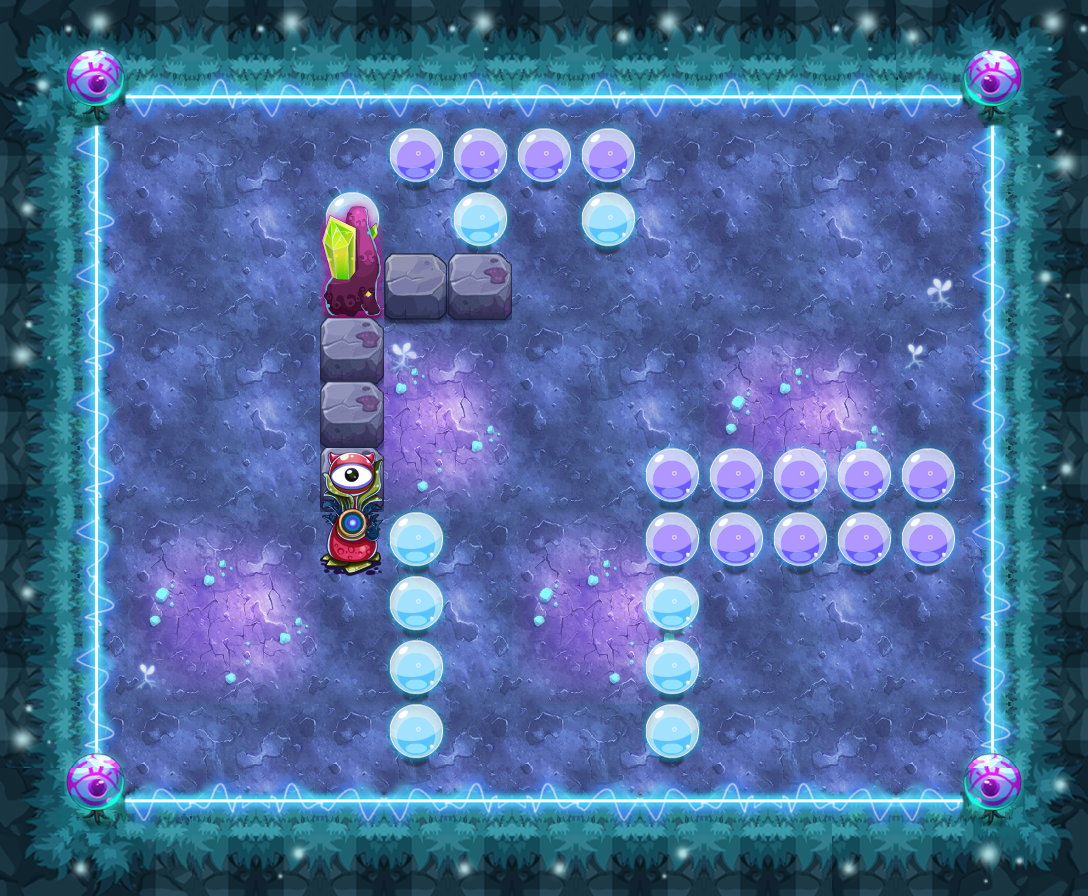

Rendered tile map (Tiled .tmx) drawn with the repository's tilesets; below, a short description and the map source with its tile grids summarised:
An orthogonal 17x14 tile map with 64x64 px tiles, 17 tile layers (PASS, 块层 2, 块层 15, 块层 13, ...) and 16 objects (12x TRAP, 3x wljc2, PLAYER).

<map version="1.0" orientation="orthogonal" width="17" height="14" tilewidth="64" tileheight="64">
 <properties>
  <property name="DESTRY1" value="27" />
  <property name="DESTRY2" value="39" />
  <property name="DESTRY_COUNT" value="2" />
  <property name="EXP" value="1460" />
  <property name="FOG" value="true" />
  <property name="ITEM" value="D058" />
  <property name="LOSE_SCRIPT" value="" />
  <property name="MONEY" value="2190" />
  <property name="START_SCRIPT" value="" />
  <property name="WIN_SCRIPT" value="" />
 </properties>
 <tileset firstgid="1" name="ysmg" tilewidth="64" tileheight="64">
  <image source="ysmg-hd.png" width="960" height="1070" />
 </tileset>
 <layer name="PASS" width="17" height="14">
  <data>[238 cells, 139 non-empty, 10 distinct tile ids]</data>
 </layer>
 <layer name="块层 2" width="17" height="14">
  <data>[238 cells, 238 non-empty, 26 distinct tile ids]</data>
 </layer>
 <layer name="块层 15" width="17" height="14">
  <data>[238 cells, 32 non-empty, 6 distinct tile ids]</data>
 </layer>
 <layer name="块层 13" width="17" height="14">
  <data>[238 cells, 52 non-empty, 6 distinct tile ids]</data>
 </layer>
 <layer name="块层 3" width="17" height="14">
  <data>[238 cells, 9 non-empty, 4 distinct tile ids]</data>
 </layer>
 <layer name="块层 6" width="17" height="14">
  <data>[238 cells, 31 non-empty, 6 distinct tile ids]</data>
 </layer>
 <layer name="SHELTER 11" width="17" height="14">
  <data>[238 cells, 2 non-empty, 1 distinct tile ids]</data>
 </layer>
 <layer name="SHELTER 10" width="17" height="14">
  <data>[238 cells, 2 non-empty, 1 distinct tile ids]</data>
 </layer>
 <layer name="SHELTER 9" width="17" height="14">
  <data>[238 cells, 2 non-empty, 1 distinct tile ids]</data>
 </layer>
 <layer name="SHELTER 8" width="17" height="14">
  <data>[238 cells, 2 non-empty, 1 distinct tile ids]</data>
 </layer>
 <layer name="SHELTER 7" width="17" height="14">
  <data>[238 cells, 7 non-empty, 3 distinct tile ids]</data>
 </layer>
 <layer name="SHELTER 6" width="17" height="14">
  <data>[238 cells, 5 non-empty, 1 distinct tile ids]</data>
 </layer>
 <layer name="SHELTER 5" width="17" height="14">
  <data>[238 cells, 1 non-empty, 1 distinct tile ids]</data>
 </layer>
 <layer name="SHELTER 4" width="17" height="14">
  <data>[238 cells, 1 non-empty, 1 distinct tile ids]</data>
 </layer>
 <layer name="SHELTER 3" width="17" height="14">
  <data>[238 cells, 3 non-empty, 3 distinct tile ids]</data>
 </layer>
 <layer name="SHELTER 2" width="17" height="14">
  <data>[238 cells, 3 non-empty, 1 distinct tile ids]</data>
 </layer>
 <layer name="SHELTER 1" width="17" height="14">
  <data>[238 cells, 4 non-empty, 1 distinct tile ids]</data>
 </layer>
 <objectgroup name="对象层 1" width="34" height="28">
  <object name="PLAYER" type="PLAYER" x="256" y="128" width="64" height="64" />
  <object name="wljc2" x="512" y="576" width="64" height="64">
   <properties>
    <property name="lua_ai" value="monster_wljc_ai" />
    <property name="quality" value="wljc2.quality" />
   </properties>
  </object>
  <object name="fire1" type="TRAP" x="320" y="512" width="64" height="256">
   <properties>
    <property name="trap_id" value="1" />
    <property name="trap_particle" value="trap_fire_down_up_4.plist" />
    <property name="trap_state" value="open" />
   </properties>
  </object>
  <object name="pg1" type="TRAP" x="192" y="448" width="64" height="64">
   <properties>
    <property name="trap_ani" value="poison_ground.actor" />
    <property name="trap_floor" value="true" />
    <property name="trap_script" value="target(&quot;PLAYER&quot;):onDamage(target(&quot;PLAYER&quot;):getHP()*0.1,&quot;TRAP&quot;);" />
    <property name="trap_start_mode" value="0" />
   </properties>
  </object>
  <object name="pg1" type="TRAP" x="192" y="384" width="64" height="64">
   <properties>
    <property name="trap_ani" value="poison_ground.actor" />
    <property name="trap_floor" value="true" />
    <property name="trap_script" value="target(&quot;PLAYER&quot;):onDamage(target(&quot;PLAYER&quot;):getHP()*0.1,&quot;TRAP&quot;);" />
    <property name="trap_start_mode" value="0" />
   </properties>
  </object>
  <object name="pg1" type="TRAP" x="192" y="320" width="64" height="64">
   <properties>
    <property name="trap_ani" value="poison_ground.actor" />
    <property name="trap_floor" value="true" />
    <property name="trap_script" value="target(&quot;PLAYER&quot;):onDamage(target(&quot;PLAYER&quot;):getHP()*0.1,&quot;TRAP&quot;);" />
    <property name="trap_start_mode" value="0" />
   </properties>
  </object>
  <object name="pg1" type="TRAP" x="384" y="192" width="64" height="64">
   <properties>
    <property name="trap_ani" value="poison_ground.actor" />
    <property name="trap_floor" value="true" />
    <property name="trap_script" value="target(&quot;PLAYER&quot;):onDamage(target(&quot;PLAYER&quot;):getHP()*0.1,&quot;TRAP&quot;);" />
    <property name="trap_start_mode" value="0" />
   </properties>
  </object>
  <object name="pg1" type="TRAP" x="512" y="192" width="64" height="64">
   <properties>
    <property name="trap_ani" value="poison_ground.actor" />
    <property name="trap_floor" value="true" />
    <property name="trap_script" value="target(&quot;PLAYER&quot;):onDamage(target(&quot;PLAYER&quot;):getHP()*0.1,&quot;TRAP&quot;);" />
    <property name="trap_start_mode" value="0" />
   </properties>
  </object>
  <object name="pg1" type="TRAP" x="512" y="256" width="64" height="64">
   <properties>
    <property name="trap_ani" value="poison_ground.actor" />
    <property name="trap_floor" value="true" />
    <property name="trap_script" value="target(&quot;PLAYER&quot;):onDamage(target(&quot;PLAYER&quot;):getHP()*0.1,&quot;TRAP&quot;);" />
    <property name="trap_start_mode" value="0" />
   </properties>
  </object>
  <object name="bh1" type="TRAP" x="704" y="320" width="64" height="64">
   <properties>
    <property name="trap_ani" value="black_hole.actor" />
    <property name="trap_floor" value="true" />
    <property name="trap_id" value="2" />
    <property name="trap_sh" value="0.1" />
    <property name="trap_sw" value="0.1" />
   </properties>
  </object>
  <object name="xy1" type="TRAP" x="704" y="320" width="64" height="64">
   <properties>
    <property name="lua_ai" value="trap_mire_ai" />
    <property name="trap_sh" value="0.1" />
    <property name="trap_sw" value="0.1" />
   </properties>
  </object>
  <object name="light1" type="TRAP" x="384" y="448" width="64" height="64">
   <properties>
    <property name="trap_ani" value="candle.actor" />
    <property name="trap_id" value="0" />
    <property name="trap_script" value="target(&quot;light1&quot;):setVisitRange(200);trap(&quot;light1&quot;):setOpened(false);" />
    <property name="trap_state" value="open" />
   </properties>
  </object>
  <object name="light2" type="TRAP" x="832" y="384" width="64" height="64">
   <properties>
    <property name="trap_ani" value="candle.actor" />
    <property name="trap_id" value="0" />
    <property name="trap_script" value="target(&quot;light2&quot;):setVisitRange(200);trap(&quot;light2&quot;):setOpened(false);" />
    <property name="trap_state" value="open" />
   </properties>
  </object>
  <object name="wljc2" x="832" y="640" width="64" height="64">
   <properties>
    <property name="lua_ai" value="monster_wljc_ai" />
    <property name="quality" value="wljc2.quality" />
   </properties>
  </object>
  <object name="wljc2" x="832" y="192" width="64" height="64">
   <properties>
    <property name="lua_ai" value="monster_wljc_ai" />
    <property name="quality" value="wljc2.quality" />
   </properties>
  </object>
  </objectgroup>
</map>
<!-- 1 of 16 objects omitted -->
